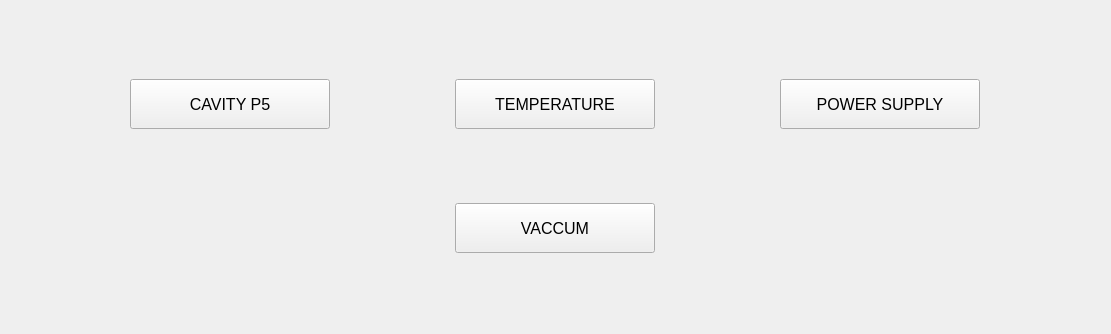
         <widget class="QWidget" name="scrollareabo">
          <property name="geometry">
           <rect>
            <x>0</x>
            <y>0</y>
            <width>1111</width>
            <height>334</height>
           </rect>
          </property>
          <layout class="QGridLayout" name="gridLayout_14">
           <item row="0" column="0">
            <widget class="QPushButton" name="btnbocavity">
             <property name="enabled">
              <bool>true</bool>
             </property>
             <property name="sizePolicy">
              <sizepolicy hsizetype="Preferred" vsizetype="Preferred">
               <horstretch>0</horstretch>
               <verstretch>0</verstretch>
              </sizepolicy>
             </property>
             <property name="minimumSize">
              <size>
               <width>200</width>
               <height>50</height>
              </size>
             </property>
             <property name="maximumSize">
              <size>
               <width>200</width>
               <height>50</height>
              </size>
             </property>
             <property name="font">
              <font>
               <pointsize>12</pointsize>
              </font>
             </property>
             <property name="mouseTracking">
              <bool>false</bool>
             </property>
             <property name="tabletTracking">
              <bool>false</bool>
             </property>
             <property name="layoutDirection">
              <enum>Qt::LeftToRight</enum>
             </property>
             <property name="autoFillBackground">
              <bool>false</bool>
             </property>
             <property name="text">
              <string>CAVITY P5</string>
             </property>
            </widget>
           </item>
           <item row="0" column="2">
            <widget class="QPushButton" name="btnpsbo">
             <property name="enabled">
              <bool>true</bool>
             </property>
             <property name="sizePolicy">
              <sizepolicy hsizetype="Fixed" vsizetype="Fixed">
               <horstretch>0</horstretch>
               <verstretch>0</verstretch>
              </sizepolicy>
             </property>
             <property name="minimumSize">
              <size>
               <width>200</width>
               <height>50</height>
              </size>
             </property>
             <property name="maximumSize">
              <size>
               <width>200</width>
               <height>50</height>
              </size>
             </property>
             <property name="font">
              <font>
               <family>Cantarell</family>
               <pointsize>12</pointsize>
              </font>
             </property>
             <property name="text">
              <string>POWER SUPPLY</string>
             </property>
             <property name="iconSize">
              <size>
               <width>16</width>
               <height>16</height>
              </size>
             </property>
             <property name="autoDefault">
              <bool>false</bool>
             </property>
             <property name="default">
              <bool>false</bool>
             </property>
             <property name="flat">
              <bool>false</bool>
             </property>
            </widget>
           </item>
           <item row="0" column="1">
            <widget class="QPushButton" name="btntempbo">
             <property name="enabled">
              <bool>true</bool>
             </property>
             <property name="sizePolicy">
              <sizepolicy hsizetype="Fixed" vsizetype="Fixed">
               <horstretch>0</horstretch>
               <verstretch>0</verstretch>
              </sizepolicy>
             </property>
             <property name="minimumSize">
              <size>
               <width>200</width>
               <height>50</height>
              </size>
             </property>
             <property name="maximumSize">
              <size>
               <width>200</width>
               <height>50</height>
              </size>
             </property>
             <property name="font">
              <font>
               <family>Cantarell</family>
               <pointsize>12</pointsize>
              </font>
             </property>
             <property name="text">
              <string>TEMPERATURE</string>
             </property>
             <property name="iconSize">
              <size>
               <width>16</width>
               <height>16</height>
              </size>
             </property>
            </widget>
           </item>
           <item row="1" column="1">
            <widget class="QPushButton" name="btnvacbo">
             <property name="enabled">
              <bool>true</bool>
             </property>
             <property name="sizePolicy">
              <sizepolicy hsizetype="Fixed" vsizetype="Fixed">
               <horstretch>0</horstretch>
               <verstretch>0</verstretch>
              </sizepolicy>
             </property>
             <property name="minimumSize">
              <size>
               <width>200</width>
               <height>50</height>
              </size>
             </property>
             <property name="maximumSize">
              <size>
               <width>200</width>
               <height>50</height>
              </size>
             </property>
             <property name="font">
              <font>
               <family>Cantarell</family>
               <pointsize>12</pointsize>
              </font>
             </property>
             <property name="text">
              <string>VACCUM</string>
             </property>
             <property name="iconSize">
              <size>
               <width>16</width>
               <height>16</height>
              </size>
             </property>
            </widget>
           </item>
          </layout>
         </widget>
